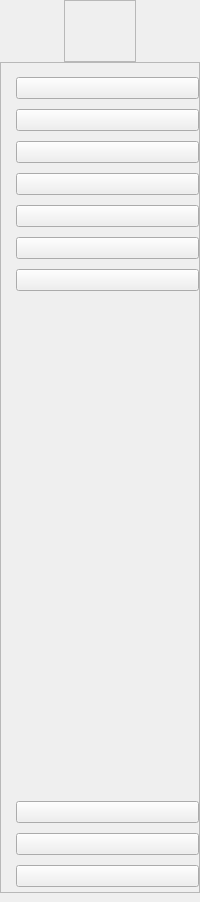
     <widget class="QWidget" name="LeftSideMenuwidget" native="true">
      <property name="minimumSize">
       <size>
        <width>0</width>
        <height>0</height>
       </size>
      </property>
      <layout class="QVBoxLayout" name="verticalLayout">
       <property name="spacing">
        <number>0</number>
       </property>
       <property name="leftMargin">
        <number>0</number>
       </property>
       <property name="topMargin">
        <number>0</number>
       </property>
       <property name="rightMargin">
        <number>0</number>
       </property>
       <property name="bottomMargin">
        <number>9</number>
       </property>
       <item alignment="Qt::AlignmentFlag::AlignHCenter|Qt::AlignmentFlag::AlignTop">
        <widget class="QFrame" name="Logo_frame">
         <property name="frameShape">
          <enum>QFrame::Shape::StyledPanel</enum>
         </property>
         <property name="frameShadow">
          <enum>QFrame::Shadow::Raised</enum>
         </property>
         <layout class="QHBoxLayout" name="horizontalLayout_2">
          <property name="spacing">
           <number>0</number>
          </property>
          <property name="leftMargin">
           <number>0</number>
          </property>
          <property name="topMargin">
           <number>0</number>
          </property>
          <property name="rightMargin">
           <number>0</number>
          </property>
          <property name="bottomMargin">
           <number>0</number>
          </property>
          <item alignment="Qt::AlignmentFlag::AlignHCenter">
           <widget class="QLabel" name="Logo_label">
            <property name="minimumSize">
             <size>
              <width>70</width>
              <height>60</height>
             </size>
            </property>
            <property name="maximumSize">
             <size>
              <width>50</width>
              <height>60</height>
             </size>
            </property>
            <property name="text">
             <string/>
            </property>
            <property name="pixmap">
             <pixmap resource="Icons_Resources.qrc">:/Icons/Image/Emblema ya BKS.png</pixmap>
            </property>
            <property name="scaledContents">
             <bool>true</bool>
            </property>
            <property name="alignment">
             <set>Qt::AlignmentFlag::AlignCenter</set>
            </property>
           </widget>
          </item>
         </layout>
        </widget>
       </item>
       <item alignment="Qt::AlignmentFlag::AlignTop">
        <widget class="QFrame" name="SideMenuButton_frame">
         <property name="sizePolicy">
          <sizepolicy hsizetype="Preferred" vsizetype="Expanding">
           <horstretch>0</horstretch>
           <verstretch>0</verstretch>
          </sizepolicy>
         </property>
         <property name="frameShape">
          <enum>QFrame::Shape::StyledPanel</enum>
         </property>
         <property name="frameShadow">
          <enum>QFrame::Shadow::Raised</enum>
         </property>
         <layout class="QVBoxLayout" name="verticalLayout_2">
          <property name="spacing">
           <number>10</number>
          </property>
          <property name="leftMargin">
           <number>15</number>
          </property>
          <property name="topMargin">
           <number>14</number>
          </property>
          <property name="rightMargin">
           <number>0</number>
          </property>
          <property name="bottomMargin">
           <number>5</number>
          </property>
          <item>
           <widget class="QPushButton" name="Dashboard_pushButton">
            <property name="font">
             <font>
              <pointsize>9</pointsize>
             </font>
            </property>
            <property name="cursor">
             <cursorShape>PointingHandCursor</cursorShape>
            </property>
            <property name="toolTip">
             <string>Dashboard</string>
            </property>
            <property name="text">
             <string/>
            </property>
            <property name="icon">
             <iconset resource="Icons_Resources.qrc">
              <normaloff>:/White/Icons/WhiteIcons/home.svg</normaloff>
              <normalon>:/Blue/Icons/BlueIcons/home.svg</normalon>:/White/Icons/WhiteIcons/home.svg</iconset>
            </property>
            <property name="iconSize">
             <size>
              <width>32</width>
              <height>32</height>
             </size>
            </property>
            <property name="checkable">
             <bool>true</bool>
            </property>
            <property name="checked">
             <bool>false</bool>
            </property>
            <property name="autoRepeat">
             <bool>false</bool>
            </property>
            <property name="autoExclusive">
             <bool>true</bool>
            </property>
           </widget>
          </item>
          <item>
           <widget class="QPushButton" name="Stock_pushButton">
            <property name="font">
             <font>
              <pointsize>9</pointsize>
             </font>
            </property>
            <property name="cursor">
             <cursorShape>PointingHandCursor</cursorShape>
            </property>
            <property name="toolTip">
             <string>Stock/Products</string>
            </property>
            <property name="text">
             <string/>
            </property>
            <property name="icon">
             <iconset resource="Icons_Resources.qrc">
              <normaloff>:/White/Icons/WhiteIcons/shopping-bag.svg</normaloff>
              <normalon>:/Blue/Icons/BlueIcons/shopping-bag.svg</normalon>:/White/Icons/WhiteIcons/shopping-bag.svg</iconset>
            </property>
            <property name="iconSize">
             <size>
              <width>32</width>
              <height>32</height>
             </size>
            </property>
            <property name="checkable">
             <bool>true</bool>
            </property>
            <property name="autoRepeat">
             <bool>false</bool>
            </property>
            <property name="autoExclusive">
             <bool>true</bool>
            </property>
           </widget>
          </item>
          <item>
           <widget class="QPushButton" name="Sales_pushButton">
            <property name="font">
             <font>
              <pointsize>9</pointsize>
             </font>
            </property>
            <property name="cursor">
             <cursorShape>PointingHandCursor</cursorShape>
            </property>
            <property name="toolTip">
             <string>Sales</string>
            </property>
            <property name="text">
             <string/>
            </property>
            <property name="icon">
             <iconset resource="Icons_Resources.qrc">
              <normaloff>:/White/Icons/WhiteIcons/credit-card.svg</normaloff>
              <normalon>:/Blue/Icons/BlueIcons/credit-card.svg</normalon>:/White/Icons/WhiteIcons/credit-card.svg</iconset>
            </property>
            <property name="iconSize">
             <size>
              <width>32</width>
              <height>32</height>
             </size>
            </property>
            <property name="checkable">
             <bool>true</bool>
            </property>
            <property name="autoExclusive">
             <bool>true</bool>
            </property>
           </widget>
          </item>
          <item>
           <widget class="QPushButton" name="Purchases_pushButton">
            <property name="font">
             <font>
              <pointsize>9</pointsize>
             </font>
            </property>
            <property name="cursor">
             <cursorShape>PointingHandCursor</cursorShape>
            </property>
            <property name="toolTip">
             <string>Purchases</string>
            </property>
            <property name="text">
             <string/>
            </property>
            <property name="icon">
             <iconset resource="Icons_Resources.qrc">
              <normaloff>:/White/Icons/WhiteIcons/shopping-cart.svg</normaloff>
              <normalon>:/Blue/Icons/BlueIcons/shopping-cart.svg</normalon>:/White/Icons/WhiteIcons/shopping-cart.svg</iconset>
            </property>
            <property name="iconSize">
             <size>
              <width>32</width>
              <height>32</height>
             </size>
            </property>
            <property name="checkable">
             <bool>true</bool>
            </property>
            <property name="autoExclusive">
             <bool>true</bool>
            </property>
           </widget>
          </item>
          <item>
           <widget class="QPushButton" name="Expenses_pushButton">
            <property name="font">
             <font>
              <pointsize>9</pointsize>
             </font>
            </property>
            <property name="cursor">
             <cursorShape>PointingHandCursor</cursorShape>
            </property>
            <property name="toolTip">
             <string>Expenses</string>
            </property>
            <property name="text">
             <string/>
            </property>
            <property name="icon">
             <iconset resource="Icons_Resources.qrc">
              <normaloff>:/White/Icons/WhiteIcons/trello.svg</normaloff>
              <normalon>:/Blue/Icons/BlueIcons/trello.svg</normalon>:/White/Icons/WhiteIcons/trello.svg</iconset>
            </property>
            <property name="iconSize">
             <size>
              <width>32</width>
              <height>32</height>
             </size>
            </property>
            <property name="checkable">
             <bool>true</bool>
            </property>
            <property name="autoExclusive">
             <bool>true</bool>
            </property>
           </widget>
          </item>
          <item>
           <widget class="QPushButton" name="Reports_pushButton">
            <property name="font">
             <font>
              <pointsize>9</pointsize>
             </font>
            </property>
            <property name="cursor">
             <cursorShape>PointingHandCursor</cursorShape>
            </property>
            <property name="toolTip">
             <string>Reports</string>
            </property>
            <property name="text">
             <string/>
            </property>
            <property name="icon">
             <iconset resource="Icons_Resources.qrc">
              <normaloff>:/White/Icons/WhiteIcons/printer.svg</normaloff>
              <normalon>:/Blue/Icons/BlueIcons/printer.svg</normalon>:/White/Icons/WhiteIcons/printer.svg</iconset>
            </property>
            <property name="iconSize">
             <size>
              <width>32</width>
              <height>32</height>
             </size>
            </property>
            <property name="checkable">
             <bool>true</bool>
            </property>
            <property name="autoExclusive">
             <bool>true</bool>
            </property>
           </widget>
          </item>
          <item>
           <widget class="QPushButton" name="Suppliers_pushButton">
            <property name="font">
             <font>
              <pointsize>9</pointsize>
             </font>
            </property>
            <property name="cursor">
             <cursorShape>PointingHandCursor</cursorShape>
            </property>
            <property name="toolTip">
             <string>Suppliers</string>
            </property>
            <property name="text">
             <string/>
            </property>
            <property name="icon">
             <iconset resource="Icons_Resources.qrc">
              <normaloff>:/White/Icons/WhiteIcons/truck.svg</normaloff>
              <normalon>:/Blue/Icons/BlueIcons/truck.svg</normalon>:/White/Icons/WhiteIcons/truck.svg</iconset>
            </property>
            <property name="iconSize">
             <size>
              <width>32</width>
              <height>32</height>
             </size>
            </property>
            <property name="checkable">
             <bool>true</bool>
            </property>
            <property name="autoExclusive">
             <bool>true</bool>
            </property>
           </widget>
          </item>
          <item>
           <spacer name="verticalSpacer">
            <property name="orientation">
             <enum>Qt::Orientation::Vertical</enum>
            </property>
            <property name="sizeHint" stdset="0">
             <size>
              <width>20</width>
              <height>500</height>
             </size>
            </property>
           </spacer>
          </item>
          <item>
           <widget class="QPushButton" name="Settings_pushButton">
            <property name="cursor">
             <cursorShape>PointingHandCursor</cursorShape>
            </property>
            <property name="toolTip">
             <string>Settings</string>
            </property>
            <property name="text">
             <string/>
            </property>
            <property name="icon">
             <iconset resource="Icons_Resources.qrc">
              <normaloff>:/White/Icons/WhiteIcons/settings.svg</normaloff>
              <normalon>:/Blue/Icons/BlueIcons/settings.svg</normalon>:/White/Icons/WhiteIcons/settings.svg</iconset>
            </property>
            <property name="iconSize">
             <size>
              <width>32</width>
              <height>32</height>
             </size>
            </property>
            <property name="checkable">
             <bool>true</bool>
            </property>
            <property name="autoExclusive">
             <bool>true</bool>
            </property>
           </widget>
          </item>
          <item>
           <widget class="QPushButton" name="About_pushButton">
            <property name="cursor">
             <cursorShape>PointingHandCursor</cursorShape>
            </property>
            <property name="toolTip">
             <string>About</string>
            </property>
            <property name="text">
             <string/>
            </property>
            <property name="icon">
             <iconset resource="Icons_Resources.qrc">
              <normaloff>:/White/Icons/WhiteIcons/alert-octagon.svg</normaloff>
              <normalon>:/Blue/Icons/BlueIcons/alert-octagon.svg</normalon>:/White/Icons/WhiteIcons/alert-octagon.svg</iconset>
            </property>
            <property name="iconSize">
             <size>
              <width>32</width>
              <height>32</height>
             </size>
            </property>
            <property name="checkable">
             <bool>true</bool>
            </property>
            <property name="autoExclusive">
             <bool>true</bool>
            </property>
           </widget>
          </item>
          <item>
           <widget class="QPushButton" name="LogOut_pushButton">
            <property name="cursor">
             <cursorShape>PointingHandCursor</cursorShape>
            </property>
            <property name="toolTip">
             <string>Log out</string>
            </property>
            <property name="text">
             <string/>
            </property>
            <property name="icon">
             <iconset resource="Icons_Resources.qrc">
              <normaloff>:/White/Icons/WhiteIcons/log-out.svg</normaloff>
              <normalon>:/Blue/Icons/BlueIcons/log-out.svg</normalon>:/White/Icons/WhiteIcons/log-out.svg</iconset>
            </property>
            <property name="iconSize">
             <size>
              <width>32</width>
              <height>32</height>
             </size>
            </property>
            <property name="checkable">
             <bool>true</bool>
            </property>
            <property name="autoExclusive">
             <bool>true</bool>
            </property>
           </widget>
          </item>
         </layout>
        </widget>
       </item>
      </layout>
     </widget>
